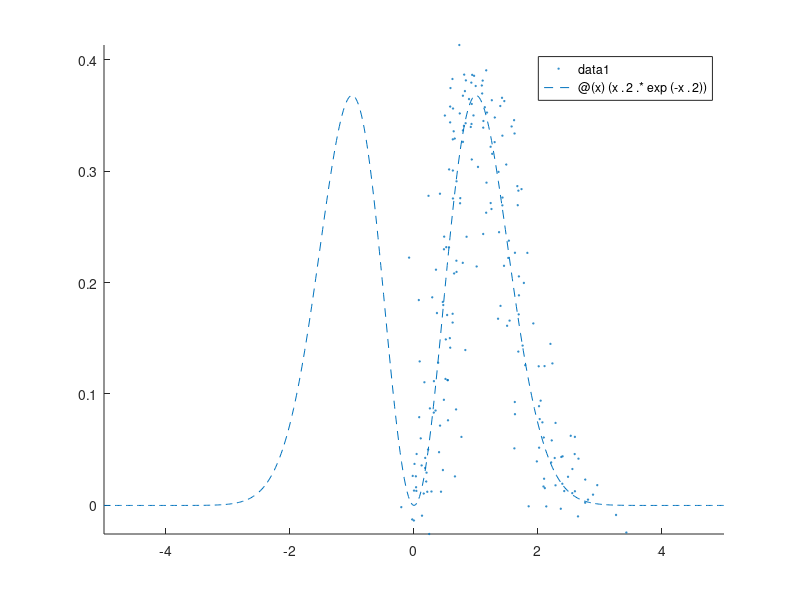

Write MATLAB code to recreate this figure. (Note: this script raises an error after producing the figure.)
function [] = nonmonotonic()

    finesse = 0.05;
    maxupslope = 1.5;
    
    N = 200;
    mu = 1;
    sigma = 1;
    xnoise = 0.2;
    ynoise = 0.02;
  
    %generate random sampling
    realX = abs(randn(N,1)*sigma+mu);
    realY = realX.^2.*exp(-realX.^2);

    %add noise
    X = realX + randn(N,1)*xnoise;
    Y = realY + randn(N,1)*ynoise;
    
    %show data 
    scatter(X,Y,1);
    xlim([0,4]);
    ylim([min(Y),max(Y)]);
    hold on
    pause
    %compare with underlying model
    fplot(@(x)(x.^2.*exp(-x.^2)), '--')

    
    %the model is not monotonic so we bias Y by summing X
    %this requires data to be in pairs...
    Y = Y - maxupslope*X;

    qx = (min(X):finesse:max(X))';
    qy = sbr(X,Y,qx);
    pause
    plot(qx, qy+maxupslope*qx, 'g','LineWidth', 1);
    
    [envHigh, envLow] = envelope(qy+maxupslope*qx,5,'peak');
    fqy = (envHigh+envLow)/2;
    pause
    plot(qx,fqy, 'r','LineWidth', 1);
    pause
    
    close
    
end